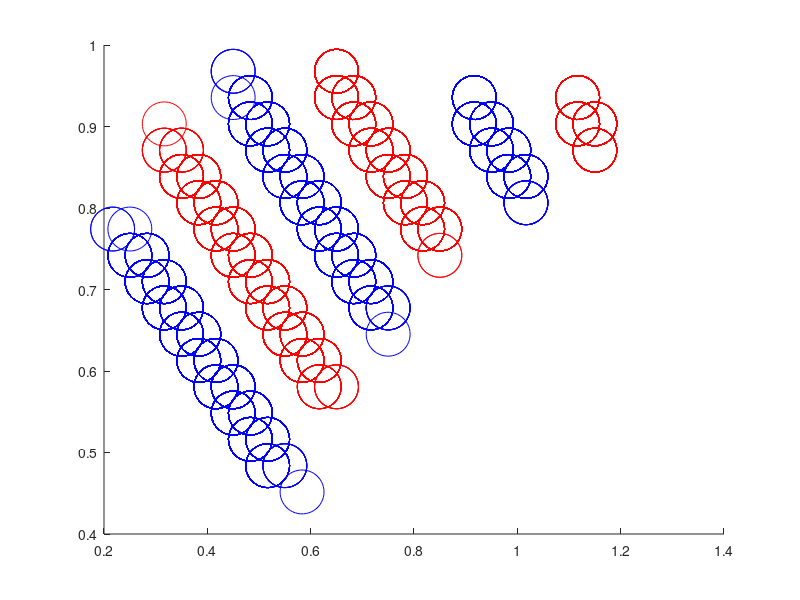

This figure's MATLAB source:
%clear all
%close all
color=['r';'b';'r';'b';'r';'b';'r';'b';'r';'b'];
%figure;
for Cc=[0.4 0.5 0.6 0.7 0.8 0.9]
  Nn=30;    %%% jugadas
  %Cc=0.7;      %%% prob apretar palanca Coopera
  Ss=[ones(ceil(Nn*Cc),1);zeros(floor(Nn*(1-Cc)),1)];
  
  M=[1 2;8 4];  %%% [CC DC;CD DD]
   
  for iter=1:10000;
      Ss(randperm(length(Ss)))=Ss;
      TFT=[1;Ss(1:end-1)];
      aux=10*Ss+TFT;
      CCc=length(find(aux==11));
      CDd=length(find(aux==10));
      DCc=length(find(aux==1));
      DDd=length(find(aux==0));
      Rr(iter)=CCc*M(1,1)+CDd*M(1,2);
      TO(iter)=DCc*M(2,1)+DDd*M(2,2);
  end

  foodLimit=(Nn-1)*M(1,1)+M(1,2);
  timeoutLimit=(Nn/2)*8; 
  %figure;
  hold on;
  scatter(-1*(TO-Nn*5)/(timeoutLimit),Rr/(foodLimit),1000,color(Cc*10,:));
  hold off;
endfor
